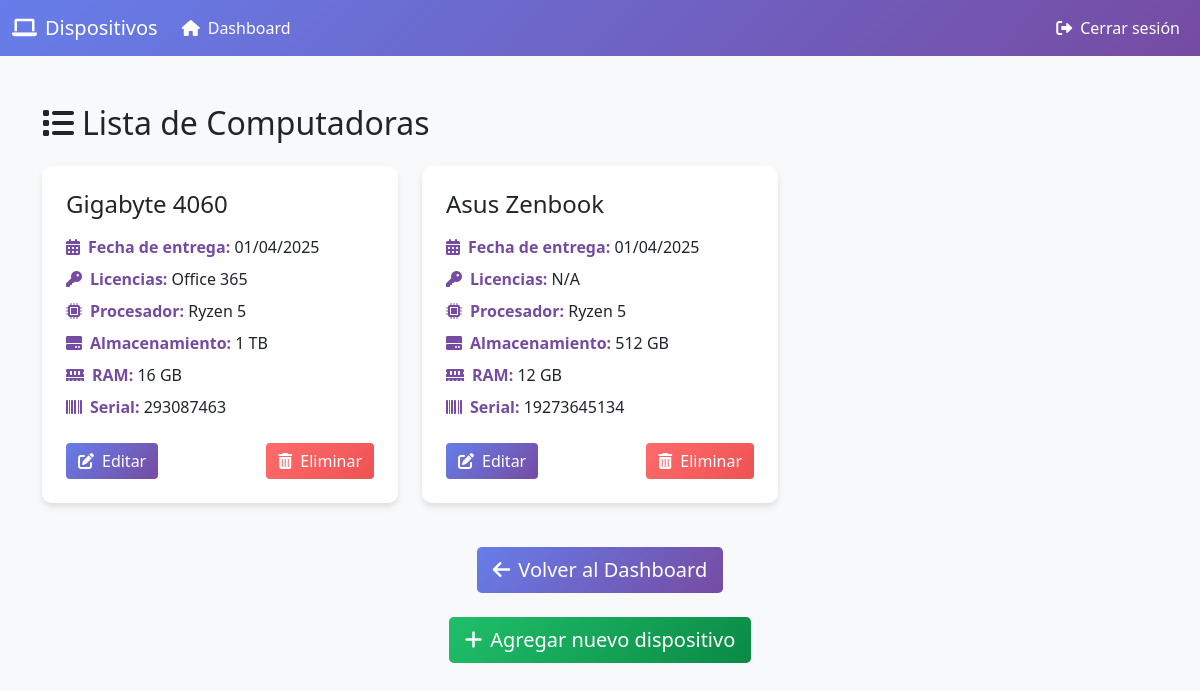
Screenshot of /dispositivos.php?tipo=computadora (signed in) with the database file from the repository.
### tables this page shows
CREATE TABLE `dispositivos` (
  `id_dispositivo` int(11) NOT NULL AUTO_INCREMENT,
  `id_usuario` int(11) DEFAULT NULL,
  `tipo` varchar(50) NOT NULL,
  `tipo_dispositivo` enum('Computador','Tablet','Celular') NOT NULL,
  `marca` varchar(50) NOT NULL,
  `modelo` varchar(50) NOT NULL,
  `fecha_entrega` date DEFAULT NULL,
  `estado` enum('Activo','En Reparación','Inactivo','Completado') NOT NULL,
  `licencias` varchar(255) DEFAULT NULL,
  `procesador` varchar(100) DEFAULT NULL,
  `almacenamiento` varchar(50) DEFAULT NULL,
  `ram` varchar(50) DEFAULT NULL,
  `serial` varchar(100) DEFAULT NULL,
  PRIMARY KEY (`id_dispositivo`),
  KEY `id_usuario` (`id_usuario`),
  CONSTRAINT `dispositivos_ibfk_1` FOREIGN KEY (`id_usuario`) REFERENCES `usuarios` (`id_usuario`)
);

### dispositivos.php (the view, shortened to what this page needs)
<?php
require_once "includes/config.php";
$tipo = $_GET['tipo'] ?? '';
$sql = "SELECT id_dispositivo, marca, modelo, fecha_entrega, licencias, procesador, almacenamiento, ram, serial FROM dispositivos WHERE tipo = ? AND id_usuario = ?";
if ($stmt = mysqli_prepare($link, $sql)) {
    mysqli_stmt_bind_param($stmt, "si", $tipo, $_SESSION["id"]);
    if (mysqli_stmt_execute($stmt)) {
        $result = mysqli_stmt_get_result($stmt);
    } else {
        echo "Algo salió mal. Por favor, inténtelo de nuevo más tarde.";
    }
} else {
    echo "Error en la preparación de la consulta.";
}
?>
<!DOCTYPE html>
<html lang="es">
<head>
    <link href="https://cdn.jsdelivr.net/npm/bootstrap@5.1.3/dist/css/bootstrap.min.css" rel="stylesheet">
    <link rel="stylesheet" href="https://cdnjs.cloudflare.com/ajax/libs/font-awesome/6.0.0-beta3/css/all.min.css">
</head>
<body>
    <nav class="navbar navbar-expand-lg navbar-dark">
        <div class="container-fluid">
            <a class="navbar-brand" href="#"><i class="fas fa-laptop me-2"></i>Dispositivos</a>
            <div class="collapse navbar-collapse" id="navbarNav">
                <ul class="navbar-nav">
                    <li class="nav-item">
                        <a class="nav-link" href="dashboard.php"><i class="fas fa-home me-2"></i>Dashboard</a>
                    </li>
                </ul>
                <ul class="navbar-nav ms-auto">
                    <li class="nav-item">
                        <a class="nav-link" href="logout.php"><i class="fas fa-sign-out-alt me-2"></i>Cerrar sesión</a>
                    </li>
                </ul>
            </div>
        </div>
    </nav>
    <div class="container mt-5">
        <h2 class="mb-4"><i class="fas fa-list me-2"></i>Lista de <?php echo ucfirst($tipo); ?>s</h2>
        <div class="row">
            <?php
            if (isset($result) && mysqli_num_rows($result) > 0) {
                while ($row = mysqli_fetch_array($result)) {
                    echo "<div class='col-md-4'>";
                    echo "<div class='card'>";
                    echo "<div class='card-body'>";
                    echo "<h4 class='card-title mb-3'>" . htmlspecialchars($row['marca']) . " " . htmlspecialchars($row['modelo']) . "</h4>";
                    echo "<div class='device-info'><strong><i class='fas fa-calendar-alt me-2'></i>Fecha de entrega:</strong> " . date('d/m/Y', strtotime($row['fecha_entrega'])) . "</div>";
                    if (!empty($row['licencias'])) {
                        echo "<div class='device-info'><strong><i class='fas fa-key me-2'></i>Licencias:</strong> " . htmlspecialchars($row['licencias']) . "</div>";
                    }
                    echo "<div class='device-info'><strong><i class='fas fa-microchip me-2'></i>Procesador:</strong> " . htmlspecialchars($row['procesador']) . "</div>";
                    echo "<div class='device-info'><strong><i class='fas fa-hdd me-2'></i>Almacenamiento:</strong> " . htmlspecialchars($row['almacenamiento']) . "</div>";
                    echo "<div class='device-info'><strong><i class='fas fa-memory me-2'></i>RAM:</strong> " . htmlspecialchars($row['ram']) . "</div>";
                    echo "<div class='device-info'><strong><i class='fas fa-barcode me-2'></i>Serial:</strong> " . htmlspecialchars($row['serial']) . "</div>";
                    echo "<div class='d-flex justify-content-between mt-4'>";
                    echo "<a href='editar_dispositivo.php?id=" . $row['id_dispositivo'] . "&tipo=" . $tipo . "' class='btn btn-primary'><i class='fas fa-edit me-2'></i>Editar</a>";
                    echo "<button type='button' class='btn btn-danger' data-bs-toggle='modal' data-bs-target='#deleteModal" . $row['id_dispositivo'] . "'>";
                    echo "<i class='fas fa-trash-alt me-2'></i>Eliminar</button>";
                    echo "</div>";
                    echo "</div>";
                    echo "</div>";
                    echo "</div>";
                }
            } else {
                echo "<div class='col'>";
                echo "<div class='alert alert-info'>";
                echo "<i class='fas fa-info-circle me-2'></i>No se encontraron dispositivos.";
                echo "</div>";
                echo "</div>";
            }
            ?>
        </div>
        <div class="text-center mt-4">
            <a href="dashboard.php" class="btn btn-primary btn-lg">
                <i class="fas fa-arrow-left me-2"></i>Volver al Dashboard
            </a>
        </div>
    </div>
    <div class="text-center my-4">
        <a href="agregar_dispositivo.php?tipo=<?php echo $tipo; ?>" class="btn btn-success btn-lg">
            <i class="fas fa-plus me-2"></i>Agregar nuevo dispositivo
        </a>
    </div>
</body>
</html>

### dispositivos.php (style rules this page uses)
body { background-color: #f8f9fa; }
.navbar { background: linear-gradient(135deg, #667eea 0%, #764ba2 100%); }
.navbar-brand, .nav-link { color: white !important; }
.card { border: none; border-radius: 10px; box-shadow: 0 4px 6px rgba(0, 0, 0, 0.1); transition: transform 0.3s ease; margin-bottom: 20px; overflow: hidden; }
.card-body { padding: 1.5rem; }
.btn-primary { background: linear-gradient(135deg, #667eea 0%, #764ba2 100%); border: none; }
.btn-danger { background: linear-gradient(135deg, #ff6b6b 0%, #ee5253 100%); border: none; }
.device-info { margin-bottom: 0.5rem; white-space: nowrap; overflow: hidden; text-overflow: ellipsis; }
.device-info strong { color: #764ba2; }
.btn-success { background: linear-gradient(135deg, #20bf6b 0%, #0b8a45 100%); border: none; }

### rows the page displays
dispositivos: marca "Gigabyte", modelo "4060", fecha_entrega "01/04/2025", licencias "Office 365", procesador "Ryzen 5", almacenamiento "1 TB", ram "16 GB", serial "293087463"
dispositivos: marca "Asus", modelo "Zenbook", fecha_entrega "01/04/2025", licencias "N/A", procesador "Ryzen 5", almacenamiento "512 GB", ram "12 GB", serial "19273645134"

### other values shown
$tipo "Computadora"
